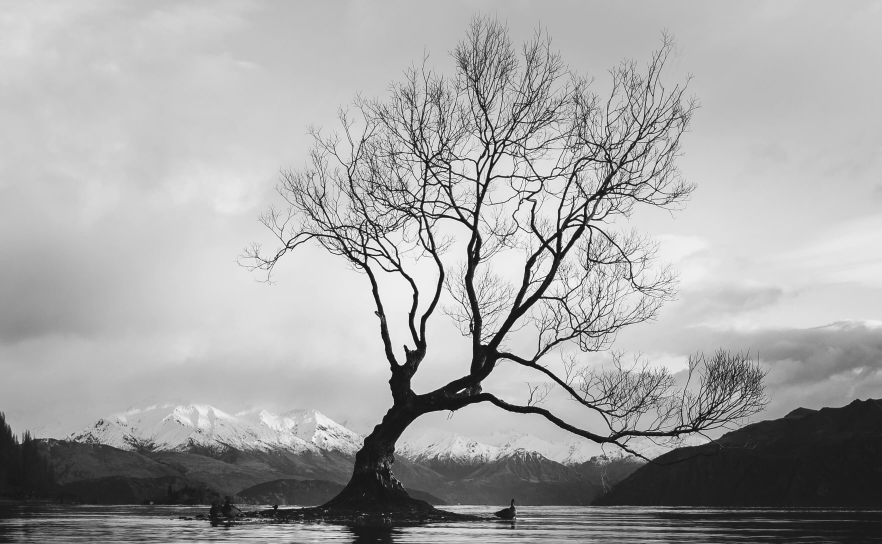
#> input picture lab1/Task1.jpg, 2645 x 1632 px (shown at 1/3 size)
$ jupyter execute --allow-errors Lab1.ipynb
#> lines starting #> are read from the running program, lines starting #| are printed output that depends on the picture
[cell 1]
#Task1
import cv2
import numpy as np


image = cv2.imread('./Task1.jpg')
#> image is the input picture: shape (1632, 2645, 3); min 0, max 255, mean 165.3


gray_image = cv2.cvtColor(image, cv2.COLOR_BGR2GRAY)


inverted_image = 255 - gray_image
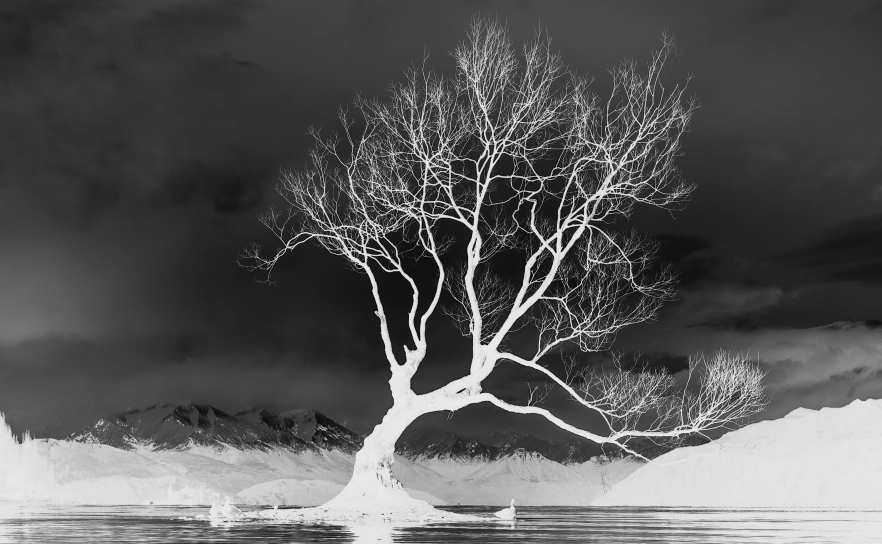
#> inverted_image: shape (1632, 2645) (shown at 1/3 size); min 0, max 255, mean 89.7

gamma = 5
gamma_corrected_image = np.power(inverted_image / 255.0, gamma) * 255.0
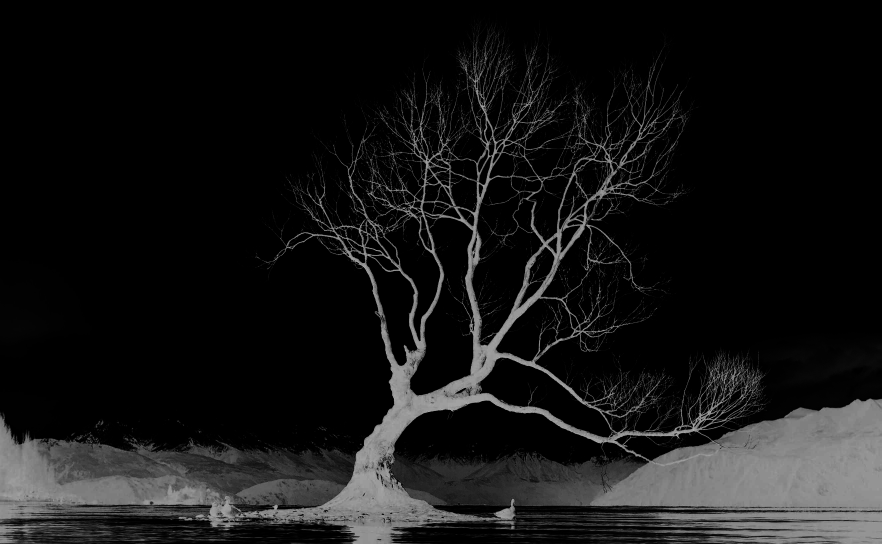
#> gamma_corrected_image: shape (1632, 2645) float64 (shown at 1/3 size); min 0, max 255, mean 22
gamma_corrected_image = np.uint8(gamma_corrected_image)


cv2.namedWindow('Original Image', cv2.WINDOW_NORMAL)
cv2.resizeWindow('Original Image', 900, 600)


cv2.namedWindow('Gamma Corrected Image', cv2.WINDOW_NORMAL)
cv2.resizeWindow('Gamma Corrected Image', 900, 600)

cv2.imshow('Original Image', gray_image)
cv2.imshow('Gamma Corrected Image', gamma_corrected_image)

cv2.waitKey(0)
cv2.destroyAllWindows()

[cell 2]
#Task2
"""
I choose to use the median filter.
Using a median filter instead of a Gaussian filter is often preferred for several reasons:
Better removal of salt-and-pepper noise:
Median filters excel at removing salt-and-pepper noise (random black and white pixels) compared to Gaussian filters.
They achieve this by replacing each pixel's value with the median value of its neighborhood,
effectively eliminating extreme values without blurring edges.
"""
import cv2


image = cv2.imread('./Task2.jpg')

#> (the rest of this cell did not finish here and is left out)

[cell 3]
#Task3
"""
I choose to use the USM.
The preference for USM over Laplacian sharpening often arises due to its simplicity,
controllable sharpening effect, and ability to mitigate noise and unwanted artifacts effectively.
USM's widespread adoption and ease of integration further contribute to its popularity in practical image enhancement tasks.
"""
import cv2


cv2.namedWindow('Input', cv2.WINDOW_NORMAL)
cv2.resizeWindow('Input', 900, 600)
cv2.namedWindow('Output', cv2.WINDOW_NORMAL)
cv2.resizeWindow('Output', 900, 600)

image = cv2.imread('./Task3.jpg', cv2.IMREAD_GRAYSCALE)
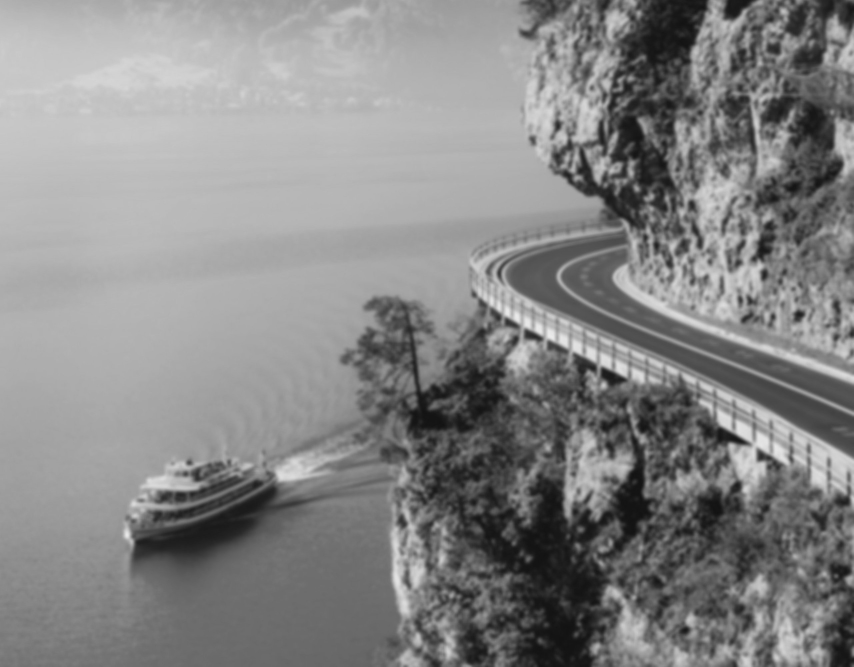
#> input picture lab1/Task3.jpg, 2560 x 1999 px (shown at 1/3 size)
#> image is the input picture: shape (1999, 2560); min 17, max 236, mean 133.8

blurred_image = cv2.GaussianBlur(image, (9, 9), 10.0)

high_pass = cv2.addWeighted(image, 1.5, blurred_image, -0.5, 0)

cv2.imshow('Input', image)

cv2.imshow('Output', high_pass)

cv2.waitKey(0)
cv2.destroyAllWindows()
